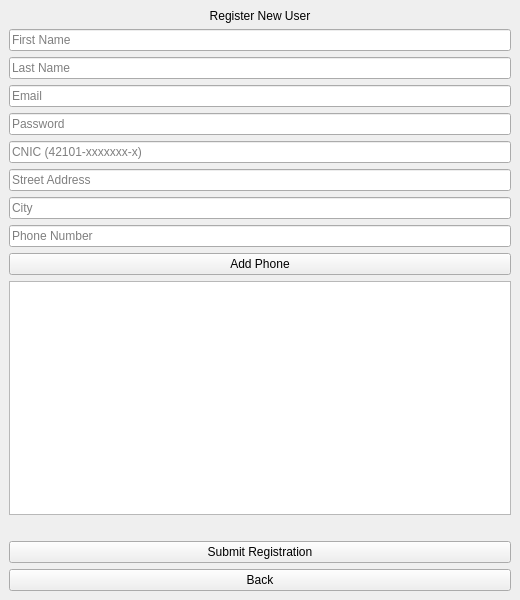
<?xml version="1.0" encoding="UTF-8"?>
<ui version="4.0">
 <class>MainWindow</class>

 <widget class="QMainWindow" name="MainWindow">
  <property name="geometry">
   <rect><x>0</x><y>0</y><width>520</width><height>600</height></rect>
  </property>
  <property name="windowTitle">
   <string>Register User</string>
  </property>

  <widget class="QWidget" name="centralwidget">



   <layout class="QVBoxLayout" name="mainLayout">

    <!-- TITLE -->
    <item>
      <widget class="QLabel" name="titleLabel">
        <property name="text"><string>Register New User</string></property>
        <property name="alignment"><set>Qt::AlignCenter</set></property>
      </widget>
    </item>

    <!-- FIELDS -->
    <item><widget class="QLineEdit" name="firstNameInput"><property name="placeholderText"><string>First Name</string></property></widget></item>
    <item><widget class="QLineEdit" name="lastNameInput"><property name="placeholderText"><string>Last Name</string></property></widget></item>
    <item><widget class="QLineEdit" name="emailInput"><property name="placeholderText"><string>Email</string></property></widget></item>
    <item><widget class="QLineEdit" name="passwordInput"><property name="placeholderText"><string>Password</string></property><property name="echoMode"><enum>QLineEdit::Password</enum></property></widget></item>
    <item><widget class="QLineEdit" name="cnicInput"><property name="placeholderText"><string>CNIC (42101-xxxxxxx-x)</string></property></widget></item>
    <item><widget class="QLineEdit" name="streetInput"><property name="placeholderText"><string>Street Address</string></property></widget></item>
    <item><widget class="QLineEdit" name="cityInput"><property name="placeholderText"><string>City</string></property></widget></item>

    <!-- PHONE -->
    <item><widget class="QLineEdit" name="phoneInput"><property name="placeholderText"><string>Phone Number</string></property></widget></item>

    <item><widget class="QPushButton" name="btnAddPhone"><property name="text"><string>Add Phone</string></property><property name="minimumHeight"><number>35</number></property></widget></item>

    <item><widget class="QListWidget" name="phoneList"/></item>

    <!-- STATUS -->
    <item><widget class="QLabel" name="statusLabel"><property name="text"><string></string></property></widget></item>

    <!-- SUBMIT -->
    <item><widget class="QPushButton" name="btnSubmit"><property name="text"><string>Submit Registration</string></property><property name="minimumHeight"><number>45</number></property></widget></item>

    <!-- BACK -->
    <item><widget class="QPushButton" name="btnBack"><property name="text"><string>Back</string></property><property name="minimumHeight"><number>45</number></property></widget></item>

   </layout>

  </widget>
 </widget>

 <resources/>
 <connections/>
</ui>
